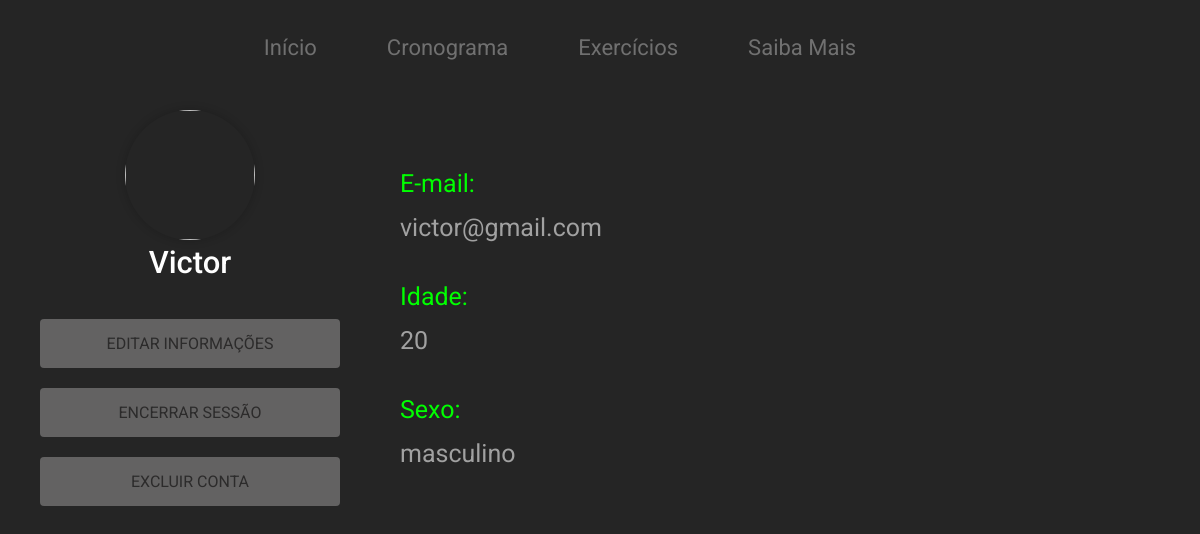
Screenshot of /php/perfil_usuario.php (signed in) with the database file from the repository.
### tables this page shows
CREATE TABLE `usuarios` (
  `id` int NOT NULL AUTO_INCREMENT,
  `nome` varchar(50) NOT NULL,
  `email` varchar(50) NOT NULL,
  `senha` varchar(50) NOT NULL,
  `nascimento` date NOT NULL,
  `sexo` varchar(20) NOT NULL,
  `foto_perfil` varchar(255) DEFAULT NULL,
  PRIMARY KEY (`id`)
);

### php/perfil_usuario.php (the view, shortened to what this page needs)
<?php
$servidor = "localhost";
$usuario = "root";
$senha = "#userVL2023";
$banco = "gymplanner";
$conexao = mysqli_connect($servidor, $usuario, $senha, $banco);
$email = $_SESSION["email"];
$consulta = "SELECT * FROM usuarios WHERE email = '$email'";
$resultado = mysqli_query($conexao, $consulta);
if (mysqli_num_rows($resultado) == 1) {
	$usuario = mysqli_fetch_assoc($resultado);
	$dataNascimento = new DateTime($usuario["nascimento"]);
	$hoje = new DateTime();
	$idade = $hoje->diff($dataNascimento)->y;
} else {
	header("Location: ../index.php");
	exit();
}
?>
<!DOCTYPE html>
<html>
<head>
	<link rel="stylesheet" href="/css/perfil_usuario.css">
	<link rel="stylesheet" href="/css/menu_navegacao.css">
</head>
<body>
	<nav>
		<div class="nav-bar">
			<a class="menu-inicial" href="tela_inicial.php">Início</a>
			<a href="montar_cronograma.php">Cronograma</a>
			<a href="ver_exercicios.php">Exercícios</a>
			<a href="saiba_mais.php">Saiba Mais</a>
		</div>
		<div class="espaco"></div>
	</nav>
	<div class="container_geral">
		<div class="container1">
			<div class="container_imagem">
				<img class="foto_perfil" src="https://img.wattpad.com/2847a54156b8585551507c322a26d2c58a487e0f/68747470733a2f2f73332e616d617a6f6e6177732e636f6d2f776174747061642d6d656469612d736572766963652f53746f7279496d6167652f726350555f6446443230756d76513d3d2d3839303633343438322e313631663730643738383739386364353930343838353933353730302e6a7067?s=fit&w=720&h=720" id="imagem-perfil" onclick="mostrarBotoesImagem()">
			</div>
			<h1><?php echo $usuario["nome"]; ?></h1> <br> <br>
			<a href=""><button class="editar">Editar Informações</button></a>
			<a href="/index.php"><button class="encerrar">Encerrar Sessão</button></a>
			<a><button class="excluir">Excluir Conta</button></button>
		</div>
		<div class="container2">
			<div class="info">E-mail:</div>
			<div class="info_valor"><?php echo $usuario["email"]; ?></div>
			<div class="info">Idade:</div>
			<div class="info_valor"><?php echo $idade; ?></div>
			<div class="info">Sexo:</div>
			<div class="info_valor"><?php echo $usuario["sexo"]; ?></div>
		</div>
	</div>
</body>
</html>

### css/perfil_usuario.css (style rules this page uses)
body { background-color: #252525; font-family: roboto; margin: 0 40px; }
.espaco { width: 80px; height: 65px; }
.foto_perfil { border-radius: 50%; box-shadow: 0px 0px 10px rgba(0, 0, 0, 0.2); width: 130px; height: 130px; border-radius: 50%; background-repeat: no-repeat; background-position: center center; background-size: cover; }
h1 { font-size: 31px; color: white; font-family: "Roboto", sans-serif; font-weight: 500; text-align: center; margin: 0; }
.container_geral { display: flex; gap: 60px; }
.container1 { display: flex; flex-direction: column; align-items: center; flex-basis: 190px; }
.container2 { display: flex; flex-direction: column; padding-top: 20px; justify-content: center; height: 100%; }
.info { font-size: 25px; color: #00ff00; font-family: "Roboto", sans-serif; font-weight: 400; margin-bottom: 15px; }
.info_valor { font-size: 25px; color: #a1a1a1; font-family: "Roboto", sans-serif; font-weight: 400; margin-bottom: 40px; }
.editar, .excluir, .encerrar { width: 300px; font-size: 16px; padding: 15px 20px; border: none; background-color: #636262; color: #2c2b2b; text-transform: uppercase; font-family: "Roboto", sans-serif; margin-bottom: 20px; border-radius: 4px; }

### css/menu_navegacao.css (style rules this page uses)
nav { background-color: #252525; display: flex; height: 85px; align-items: center; padding: 5px 20px 0; margin-bottom: 20px; }
.nav-bar { height: 70px; gap: 30px; display: flex; justify-content: center; overflow: hidden; flex-grow: 1; }
.nav-bar a { display: flex; align-items: center; float: left; color: #707070; text-align: center; justify-content: center; padding: 14px 20px; text-decoration: none; font-size: 22px; font-weight: 400; }

### rows the page displays
usuarios: nome "Victor", email "victor@gmail.com", sexo "masculino"
